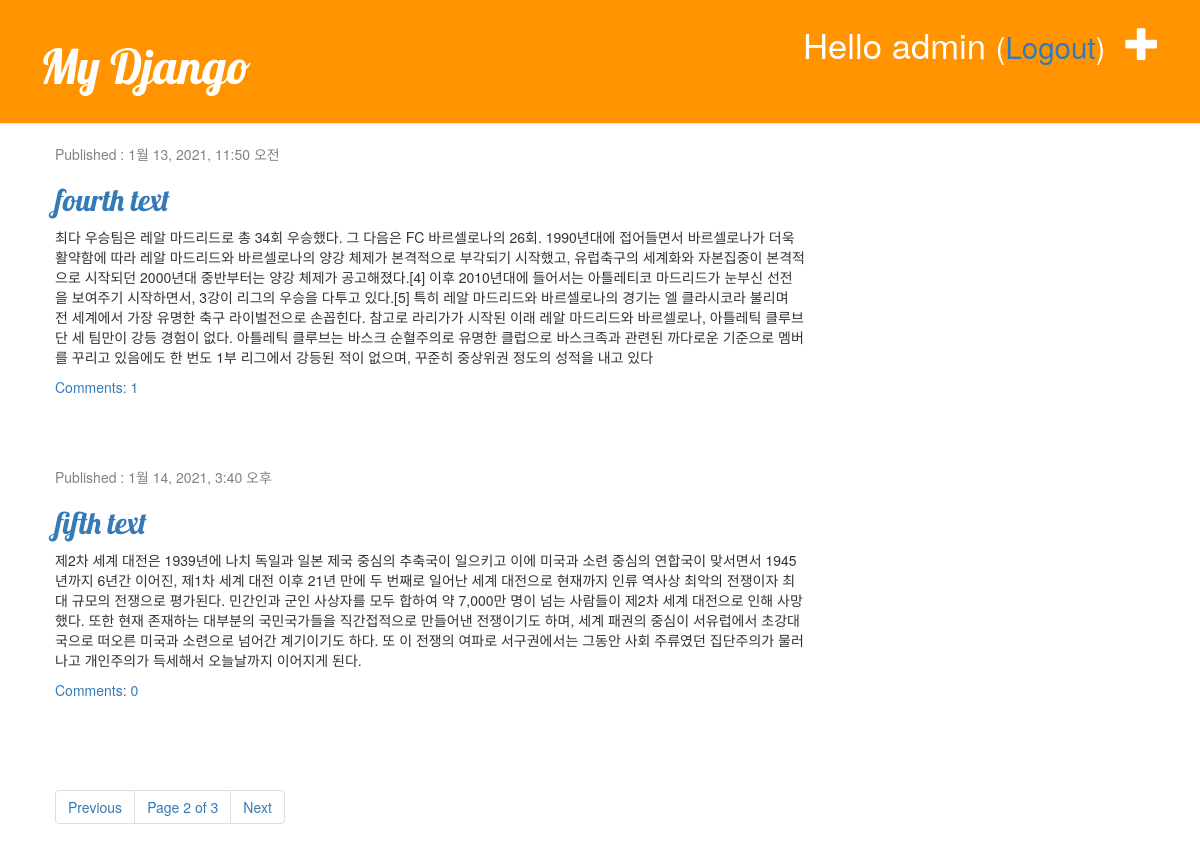
Page /?page=2 (signed in) on the committed database.
### blog/models.py (models this page shows, shortened)
class Post(models.Model):
    author = models.ForeignKey('auth.User', on_delete=models.CASCADE)
    title = models.CharField(max_length=200, validators=[min_length_3_validator])
    text = models.TextField()
    created_date = models.DateTimeField(default=timezone.now)
    published_date = models.DateTimeField(blank=True, null=True)

### blog/views.py (the view)
# urls.py: path('', views.post_list, name='post_list'),
def post_list(request):
    post_list = Post.objects.filter(published_date__lte=timezone.now()).order_by('published_date')
    paginator = Paginator(post_list, 2)
    page_no = request.GET.get('page')
    try:
        posts = paginator.page(page_no)
    except PageNotAnInteger:
        posts = paginator.page(1)
    except EmptyPage:
        posts = paginator.page(paginator.num_pages)
    return render(request, 'blog/post_list.html', {'posts': posts})

### blog/templates/blog/post_list.html
{% extends 'blog/base.html' %}
{% block content %}
    {% for post in posts %}
        <div class="post">
            <div class="date">
                <p>Published : {{post.published_date}}</p>
            </div>
            <h2><a href="{% url 'post_detail' pk=post.pk %}">{{post.title}}</a></h2>
            <p>{{post.text|linebreaksbr}}</p>
            <a href="{% url 'post_detail' pk=post.pk %}">Comments: {{post.comments.count}}</a>
        </div>
    {% endfor %}
    {% include 'blog/post_pagination.html' with page=posts %}
{% endblock %}

### blog/templates/blog/base.html (shortened to what this page needs)
<!DOCTYPE html>
{% load static %}
<html lang="ko">
<head>
    <link rel="stylesheet" href = "https://maxcdn.bootstrapcdn.com/bootstrap/3.3.2/css/bootstrap.min.css">
    <link rel="stylesheet" href = "https://maxcdn.bootstrapcdn.com/bootstrap/3.3.2/css/bootstrap-theme.min.css">
    <link rel="stylesheet" href = "{% static 'css/blog.css' %}">
</head>
<body>
    <div class = "page-header">
        {% if user.is_authenticated %}
            <a href ="{% url 'post_new' %}" class="top-menu">
                <span class = "glyphicon glyphicon-plus"></span>
            </a>
            <p class="top-menu">
                Hello {{user.username}}
                <small>(<a href="{% url 'logout' %}?next={{request.path}}">Logout</a>)</small>
            </p>
        {% else %}
            <a href ="{% url 'login' %}" class="top-menu">
                <span class = "glyphicon glyphicon-lock"></span>
            </a>
        {% endif %}
        <h1><a href="{% url 'post_list' %}">My Django</a></h1>
    </div>
    <div class = "content container">
        <div class = "row">
            <div class = "col-md-8">
                {% block content %}
                {% endblock %}
            </div>
        </div>
    </div>
</body>
</html>

### blog/static/css/blog.css (style rules this page uses)
.page-header { background-color: #ff9400; margin-top: 0; padding: 20px 20px 20px 40px; }
.page-header h1, .page-header h1 a, .page-header h1 a:visited, .page-header h1 a:active { color: #ffffff; font-size: 36pt; text-decoration: none; }
.content { margin-left: 40px; }
h1, h2, h3, h4 { font-family: 'Lobster', cursive; }
.date { color: #828282; }
.top-menu, .top-menu:hover, .top-menu:visited { color: #ffffff; float: right; font-size: 26pt; margin-right: 20px; }
.post { margin-bottom: 70px; }

### rows in the picture
Post: published_date "1월 13, 2021, 11:50 오전", title "fourth text", text "최다 우승팀은 레알 마드리드로 총 34회 우승했다. 그 다음은 FC 바르셀로나의 26회. 1990년대에 접어들면서 바르셀로나가 더욱 활약함에 따라 레알 마드리드와 바르셀로나의 양강 체제가 본격적으로 부각되기 시작했고, 유럽축구의 세계화와 자본집중이 본격적으로 시작되던 2000년대 중반부터는 양강 체제가 공고해졌다.[4] 이후 2010년대에 들어서는 아틀레티코 마드리드가 눈부신 선전을 보여주기 시작하면서, 3강이 리그의 우승을 다투고 있다.[5] 특히 레알 마드리드와 바르셀로나의 경기는 엘 클라시코라 불리며 전 세계에서 가장 유명한 축구 라이벌전으로 손꼽힌다. 참고로 라리가가 시작된 이래 레알 마드리드와 바르셀로나, 아틀레틱 클루브 단 세 팀만이 강등 경험이 없다. 아틀레틱 클루브는 바스크 순혈주의로 유명한 클럽으로 바스크족과 관련된 까다로운 기준으로 멤버를 꾸리고 있음에도 한 번도 1부 리그에서 강등된 적이 없으며, 꾸준히 중상위권 정도의 성적을 내고 있다", comments.count "1"
Post: published_date "1월 14, 2021, 3:40 오후", title "fifth text", text "제2차 세계 대전은 1939년에 나치 독일과 일본 제국 중심의 추축국이 일으키고 이에 미국과 소련 중심의 연합국이 맞서면서 1945년까지 6년간 이어진, 제1차 세계 대전 이후 21년 만에 두 번째로 일어난 세계 대전으로 현재까지 인류 역사상 최악의 전쟁이자 최대 규모의 전쟁으로 평가된다. 민간인과 군인 사상자를 모두 합하여 약 7,000만 명이 넘는 사람들이 제2차 세계 대전으로 인해 사망했다. 또한 현재 존재하는 대부분의 국민국가들을 직간접적으로 만들어낸 전쟁이기도 하며, 세계 패권의 중심이 서유럽에서 초강대국으로 떠오른 미국과 소련으로 넘어간 계기이기도 하다. 또 이 전쟁의 여파로 서구권에서는 그동안 사회 주류였던 집단주의가 물러나고 개인주의가 득세해서 오늘날까지 이어지게 된다.", comments.count "0"

### other values in the picture
{{ user.username }} "admin"
{{ page.number }} "2"
{{ page.paginator.num_pages }} "3"
